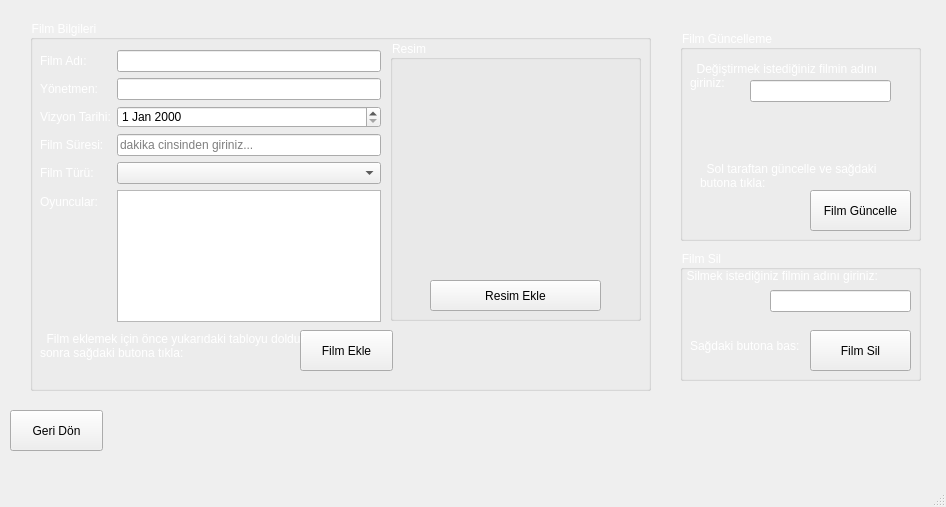
<?xml version="1.0" encoding="UTF-8"?>
<ui version="4.0">
 <class>FilmIslemleri</class>
 <widget class="QMainWindow" name="FilmIslemleri">
  <property name="geometry">
   <rect>
    <x>0</x>
    <y>0</y>
    <width>946</width>
    <height>507</height>
   </rect>
  </property>
  <property name="windowTitle">
   <string>Film İşlemleri</string>
  </property>
  <property name="windowIcon">
   <iconset resource="anasayfa.qrc">
    <normaloff>:/icon/icon2.png</normaloff>:/icon/icon2.png</iconset>
  </property>
  <property name="styleSheet">
   <string notr="true">#centralwidget{border-image: url(:/arkaplan/arkaplan11.jpg);}</string>
  </property>
  <widget class="QWidget" name="centralwidget">
   <widget class="QGroupBox" name="groupBox">
    <property name="geometry">
     <rect>
      <x>30</x>
      <y>20</y>
      <width>621</width>
      <height>371</height>
     </rect>
    </property>
    <property name="styleSheet">
     <string notr="true">color: rgb(255, 255, 255);</string>
    </property>
    <property name="title">
     <string>Film Bilgileri</string>
    </property>
    <widget class="QWidget" name="formLayoutWidget">
     <property name="geometry">
      <rect>
       <x>10</x>
       <y>30</y>
       <width>341</width>
       <height>292</height>
      </rect>
     </property>
     <layout class="QFormLayout" name="formLayout">
      <item row="1" column="0">
       <widget class="QLabel" name="label_3">
        <property name="text">
         <string>Film Adı:</string>
        </property>
       </widget>
      </item>
      <item row="1" column="1">
       <widget class="QLineEdit" name="lineEdit_2">
        <property name="styleSheet">
         <string notr="true">color: rgb(0, 0, 0);</string>
        </property>
       </widget>
      </item>
      <item row="2" column="0">
       <widget class="QLabel" name="label_8">
        <property name="text">
         <string>Yönetmen:</string>
        </property>
       </widget>
      </item>
      <item row="2" column="1">
       <widget class="QLineEdit" name="lineEdit_3">
        <property name="styleSheet">
         <string notr="true">color: rgb(0, 0, 0);</string>
        </property>
       </widget>
      </item>
      <item row="3" column="0">
       <widget class="QLabel" name="label_1">
        <property name="text">
         <string>Vizyon Tarihi:</string>
        </property>
       </widget>
      </item>
      <item row="3" column="1">
       <widget class="QDateEdit" name="dateEdit">
        <property name="styleSheet">
         <string notr="true">color: rgb(0, 0, 0);</string>
        </property>
       </widget>
      </item>
      <item row="4" column="0">
       <widget class="QLabel" name="label_2">
        <property name="text">
         <string>Film Süresi:</string>
        </property>
       </widget>
      </item>
      <item row="4" column="1">
       <widget class="QLineEdit" name="lineEdit_1">
        <property name="styleSheet">
         <string notr="true">color: rgb(0, 0, 0);</string>
        </property>
        <property name="text">
         <string/>
        </property>
        <property name="readOnly">
         <bool>false</bool>
        </property>
        <property name="placeholderText">
         <string>dakika cinsinden giriniz...</string>
        </property>
       </widget>
      </item>
      <item row="5" column="0">
       <widget class="QLabel" name="label_7">
        <property name="text">
         <string>Film Türü:</string>
        </property>
       </widget>
      </item>
      <item row="5" column="1">
       <widget class="QComboBox" name="comboBox_4">
        <property name="styleSheet">
         <string notr="true">color: rgb(0, 0, 0);</string>
        </property>
        <property name="currentIndex">
         <number>-1</number>
        </property>
        <item>
         <property name="text">
          <string>Macera</string>
         </property>
        </item>
        <item>
         <property name="text">
          <string>Korku</string>
         </property>
        </item>
        <item>
         <property name="text">
          <string>Gerilim</string>
         </property>
        </item>
        <item>
         <property name="text">
          <string>Fantastik</string>
         </property>
        </item>
        <item>
         <property name="text">
          <string>Aşk</string>
         </property>
        </item>
        <item>
         <property name="text">
          <string>Aksiyon</string>
         </property>
        </item>
        <item>
         <property name="text">
          <string>Komedi</string>
         </property>
        </item>
        <item>
         <property name="text">
          <string>Bilim Kurgu</string>
         </property>
        </item>
        <item>
         <property name="text">
          <string>Western</string>
         </property>
        </item>
        <item>
         <property name="text">
          <string>Müzikal</string>
         </property>
        </item>
        <item>
         <property name="text">
          <string>Suç(Polisiye)</string>
         </property>
        </item>
        <item>
         <property name="text">
          <string>Belgesel</string>
         </property>
        </item>
        <item>
         <property name="text">
          <string>Tarihi</string>
         </property>
        </item>
        <item>
         <property name="text">
          <string>Spor</string>
         </property>
        </item>
        <item>
         <property name="text">
          <string>Savaş</string>
         </property>
        </item>
        <item>
         <property name="text">
          <string>Reality</string>
         </property>
        </item>
        <item>
         <property name="text">
          <string>Biyografi</string>
         </property>
        </item>
        <item>
         <property name="text">
          <string>Otobiyografi</string>
         </property>
        </item>
        <item>
         <property name="text">
          <string>Dram</string>
         </property>
        </item>
        <item>
         <property name="text">
          <string>Animasyon</string>
         </property>
        </item>
       </widget>
      </item>
      <item row="6" column="0">
       <widget class="QLabel" name="label_4">
        <property name="text">
         <string>Oyuncular:</string>
        </property>
       </widget>
      </item>
      <item row="6" column="1">
       <widget class="QTextEdit" name="textEdit">
        <property name="styleSheet">
         <string notr="true">color: rgb(0, 0, 0);</string>
        </property>
       </widget>
      </item>
      <item row="8" column="0">
       <widget class="QLabel" name="label_5">
        <property name="text">
         <string/>
        </property>
       </widget>
      </item>
     </layout>
    </widget>
    <widget class="QPushButton" name="pushButton">
     <property name="geometry">
      <rect>
       <x>270</x>
       <y>310</y>
       <width>93</width>
       <height>41</height>
      </rect>
     </property>
     <property name="styleSheet">
      <string notr="true">color: rgb(0, 0, 0);</string>
     </property>
     <property name="text">
      <string>Film Ekle</string>
     </property>
    </widget>
    <widget class="QLabel" name="label_6">
     <property name="geometry">
      <rect>
       <x>10</x>
       <y>300</y>
       <width>271</width>
       <height>51</height>
      </rect>
     </property>
     <property name="text">
      <string>  Film eklemek için önce yukarıdaki tabloyu doldur sonra sağdaki butona tıkla:</string>
     </property>
     <property name="textFormat">
      <enum>Qt::AutoText</enum>
     </property>
     <property name="wordWrap">
      <bool>true</bool>
     </property>
    </widget>
    <widget class="QGroupBox" name="groupBox_4">
     <property name="geometry">
      <rect>
       <x>360</x>
       <y>20</y>
       <width>251</width>
       <height>281</height>
      </rect>
     </property>
     <property name="title">
      <string>Resim</string>
     </property>
     <widget class="QLabel" name="label">
      <property name="geometry">
       <rect>
        <x>30</x>
        <y>30</y>
        <width>191</width>
        <height>201</height>
       </rect>
      </property>
      <property name="text">
       <string/>
      </property>
     </widget>
     <widget class="QPushButton" name="pushButton_5">
      <property name="geometry">
       <rect>
        <x>40</x>
        <y>240</y>
        <width>171</width>
        <height>31</height>
       </rect>
      </property>
      <property name="styleSheet">
       <string notr="true">color: rgb(0, 0, 0);</string>
      </property>
      <property name="text">
       <string>Resim Ekle</string>
      </property>
     </widget>
    </widget>
   </widget>
   <widget class="QPushButton" name="pushButton_2">
    <property name="geometry">
     <rect>
      <x>10</x>
      <y>410</y>
      <width>93</width>
      <height>41</height>
     </rect>
    </property>
    <property name="text">
     <string>Geri Dön</string>
    </property>
   </widget>
   <widget class="QGroupBox" name="groupBox_2">
    <property name="geometry">
     <rect>
      <x>680</x>
      <y>30</y>
      <width>241</width>
      <height>211</height>
     </rect>
    </property>
    <property name="styleSheet">
     <string notr="true">color: rgb(255, 255, 255);</string>
    </property>
    <property name="title">
     <string>Film Güncelleme</string>
    </property>
    <widget class="QLabel" name="label_9">
     <property name="geometry">
      <rect>
       <x>10</x>
       <y>30</y>
       <width>221</width>
       <height>31</height>
      </rect>
     </property>
     <property name="text">
      <string>  Değiştirmek istediğiniz filmin adını giriniz:</string>
     </property>
     <property name="wordWrap">
      <bool>true</bool>
     </property>
    </widget>
    <widget class="QLineEdit" name="lineEdit_4">
     <property name="geometry">
      <rect>
       <x>70</x>
       <y>50</y>
       <width>141</width>
       <height>22</height>
      </rect>
     </property>
     <property name="styleSheet">
      <string notr="true">color: rgb(0, 0, 0);</string>
     </property>
     <property name="text">
      <string/>
     </property>
     <property name="placeholderText">
      <string/>
     </property>
    </widget>
    <widget class="QLabel" name="label_10">
     <property name="geometry">
      <rect>
       <x>20</x>
       <y>120</y>
       <width>201</width>
       <height>51</height>
      </rect>
     </property>
     <property name="text">
      <string>  Sol taraftan güncelle ve sağdaki butona tıkla:</string>
     </property>
     <property name="wordWrap">
      <bool>true</bool>
     </property>
    </widget>
    <widget class="QPushButton" name="pushButton_3">
     <property name="geometry">
      <rect>
       <x>130</x>
       <y>160</y>
       <width>101</width>
       <height>41</height>
      </rect>
     </property>
     <property name="styleSheet">
      <string notr="true">color: rgb(0, 0, 0);</string>
     </property>
     <property name="text">
      <string>Film Güncelle</string>
     </property>
    </widget>
   </widget>
   <widget class="QGroupBox" name="groupBox_3">
    <property name="geometry">
     <rect>
      <x>680</x>
      <y>250</y>
      <width>241</width>
      <height>131</height>
     </rect>
    </property>
    <property name="styleSheet">
     <string notr="true">color: rgb(255, 255, 255);</string>
    </property>
    <property name="title">
     <string>Film Sil</string>
    </property>
    <widget class="QLabel" name="label_11">
     <property name="geometry">
      <rect>
       <x>0</x>
       <y>10</y>
       <width>221</width>
       <height>31</height>
      </rect>
     </property>
     <property name="text">
      <string>  Silmek istediğiniz filmin adını giriniz:</string>
     </property>
     <property name="wordWrap">
      <bool>true</bool>
     </property>
    </widget>
    <widget class="QLineEdit" name="lineEdit_5">
     <property name="geometry">
      <rect>
       <x>90</x>
       <y>40</y>
       <width>141</width>
       <height>22</height>
      </rect>
     </property>
     <property name="styleSheet">
      <string notr="true">color: rgb(0, 0, 0);</string>
     </property>
    </widget>
    <widget class="QLabel" name="label_12">
     <property name="geometry">
      <rect>
       <x>10</x>
       <y>70</y>
       <width>201</width>
       <height>51</height>
      </rect>
     </property>
     <property name="text">
      <string>Sağdaki butona bas:</string>
     </property>
     <property name="wordWrap">
      <bool>true</bool>
     </property>
    </widget>
    <widget class="QPushButton" name="pushButton_4">
     <property name="geometry">
      <rect>
       <x>130</x>
       <y>80</y>
       <width>101</width>
       <height>41</height>
      </rect>
     </property>
     <property name="styleSheet">
      <string notr="true">color: rgb(0, 0, 0);</string>
     </property>
     <property name="text">
      <string>Film Sil</string>
     </property>
    </widget>
   </widget>
  </widget>
  <widget class="QMenuBar" name="menubar">
   <property name="geometry">
    <rect>
     <x>0</x>
     <y>0</y>
     <width>946</width>
     <height>26</height>
    </rect>
   </property>
  </widget>
  <widget class="QStatusBar" name="statusbar"/>
 </widget>
 <resources>
  <include location="anasayfa.qrc"/>
 </resources>
 <connections/>
</ui>
